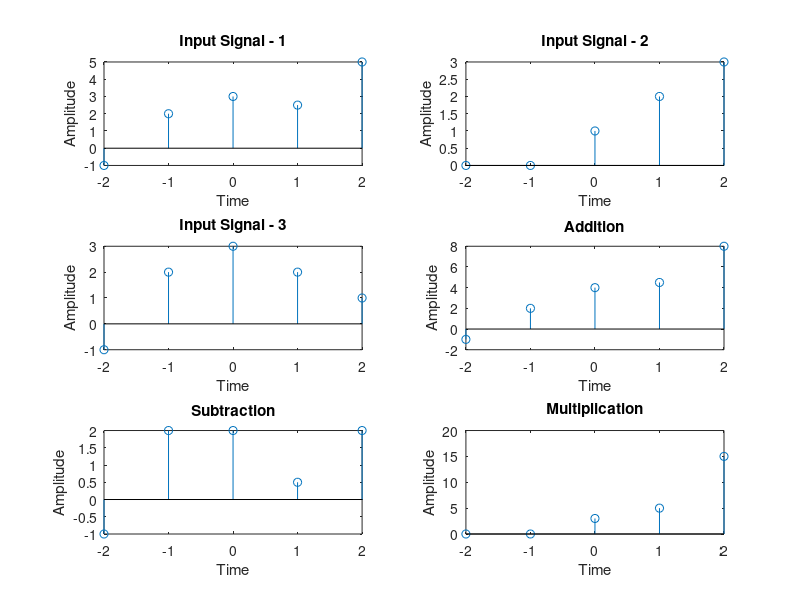

Here is the MATLAB script that generated this plot:
clc;
clear all;
close all;

x1 = [-1, 2, 3, 2.5, 5];
x2 = [0, 0, 1, 2, 3];
x3 = [-1, 2, 3, 2, 1];

n = -2:2;

subplot(3,2,1);
stem(n, x1);
xlabel("Time");
ylabel("Amplitude");
title("Input Signal - 1");

subplot(3,2,2);
stem(n, x2);
xlabel("Time");
ylabel("Amplitude");
title("Input Signal - 2");

subplot(3,2,3);
stem(n, x3);
xlabel("Time");
ylabel("Amplitude");
title("Input Signal - 3");

subplot(3,2,4);
y1 = x1 + x2;
stem(n, y1);
xlabel("Time");
ylabel("Amplitude");
title("Addition");

subplot(3,2,5);
y2 = x1 - x2;
stem(n, y2);
xlabel("Time");
ylabel("Amplitude");
title("Subtraction");

subplot(3,2,6);
y3 = x1 .* x2;
stem(n, y3);
xlabel("Time");
ylabel("Amplitude");
title("Multiplication");
